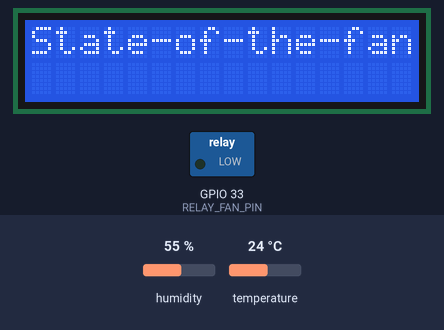
Bench run of a sketch on a simulated ESP32. Parts: 16×2 character LCD, switched loads named in the sketch (green lamp = pin HIGH). Inputs (shaded band) come from the test bench; at power-on: temperature 24 °C, humidity 55 %. WiFi joins after 1.5 s; servers stay silent unless stated; what the sketch prints to the serial monitor is not drawn.

Above: at 1.6 s.
At 4.2 s:
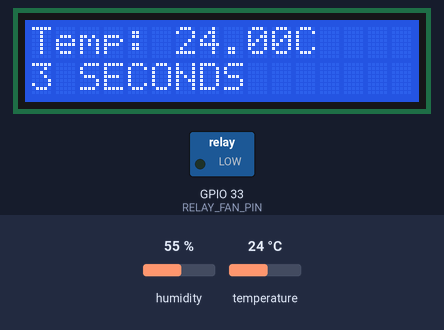
4.3 s: temperature set to 28 °C
At 6.9 s:
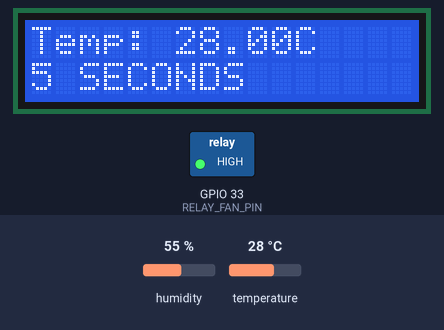
11.3 s: temperature set to 12 °C
At 13.9 s:
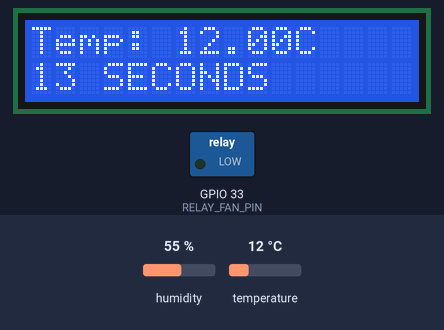
16.8 s: temperature set to 19 °C
At 18.5 s:
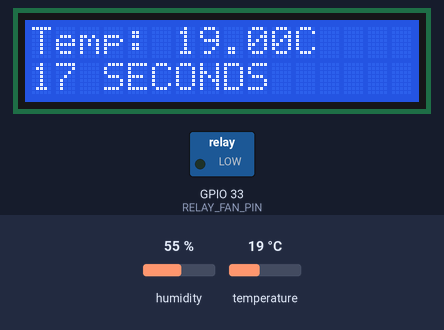
Timing chart, 0 to 20.0 s (numbered marks = the images above; inputs shaded):
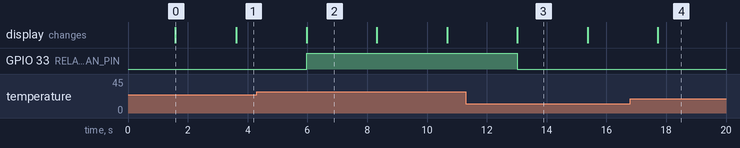

Measured:
- the behaviour switches between 26 and 27 °C on temperature (found by bisection; images 1 and 2)
- after the input at 4.3 s, GPIO 33 (RELAY_FAN_PIN): LOW → HIGH after 1.7 s
- after the input at 11.3 s, GPIO 33 (RELAY_FAN_PIN): HIGH → LOW after 1.7 s
- what the display in image 0 shows lasts 2.0 s, from 1.6 s to 3.6 s
- what the display in image 2 shows lasts 2.3 s, from 6.0 s to 8.3 s

The sketch:

hum-temp-thingspeak.ino
```cpp
#include <WiFi.h>
#include <DHT.h>
#include <ThingSpeak.h>
#include <LiquidCrystal_I2C.h>

#define RELAY_FAN_PIN 33   // GPIO pin connected to relay (adjust as needed for ESP32)
#define DHTPIN 27           // GPIO pin connected to DHT sensor (adjust as needed for ESP32)
#define DHTTYPE DHT11      // DHT11 sensor type

LiquidCrystal_I2C lcd(0x27, 16, 2);

const int TEMP_THRESHOLD_UPPER = 26; // Upper threshold of temperature

DHT dht(DHTPIN, DHTTYPE);

float temp;    // Temperature in Celsius

// Wi-Fi settings
const char* ssid = "netLabs!UG"; // Replace with your Wi-Fi SSID
const char* password = "netLabs!UGPA55"; // Replace with your Wi-Fi password

// ThingSpeak settings
unsigned long myChannelNumber = 2619528; // Replace with your ThingSpeak Channel ID
const char * myWriteAPIKey = "LRYM2G8MTW2YNQ17"; // Replace with your ThingSpeak Write API Key
WiFiClient client;

void setup() {
  Serial.begin(115200); // Initialize serial
  dht.begin();          // Initialize the DHT sensor
  pinMode(RELAY_FAN_PIN, OUTPUT); // Initialize relay pin as an output

  // Connect to Wi-Fi
  WiFi.begin(ssid, password);
  Serial.print("Connecting to Wi-Fi");
  while (WiFi.status() != WL_CONNECTED) {
    delay(500);
    Serial.print(".");
  }
  Serial.println("Connected!");

  // Initialize ThingSpeak
  ThingSpeak.begin(client);

  lcd.init(); // Initialize the LCD
 lcd.backlight(); // Turn on the backlight if your LCD has one

  // Print the message on the LCD
    lcd.print("State-of-the-fan");

}


void loop() {
  // Wait a few seconds between measurements
  delay(2000);

  // Clear the LCD to avoid clutter
    lcd.clear();

  float hum = dht.readHumidity();
  temp = dht.readTemperature();

  // Print temp and humidity values to serial monitor
  Serial.print("Humidity: ");
  Serial.print(hum);
  Serial.print(" %, Temp: ");
  Serial.print(temp);
  Serial.println(" Celsius");

  // LCD 1: Display temperature, humidity, and fan
    lcd.setCursor(0, 0);
    lcd.print("Temp: ");
    lcd.print(temp);
    lcd.print("C");
    lcd.setCursor(0, 1);
     // Write the number of seconds elapsed
    lcd.print(millis() / 1000);
    lcd.print(" SECONDS");

  if (isnan(temp)) {
    Serial.println("Failed to read from DHT sensor!");
  } else if (temp > TEMP_THRESHOLD_UPPER) {
    Serial.println("Temperature is above 26°C. Turning on the fan.");
    digitalWrite(RELAY_FAN_PIN, HIGH); // Turn on the fan
  } else {
    Serial.println("Temperature is below 26°C. Turning off the fan.");
    digitalWrite(RELAY_FAN_PIN, LOW); // Turn off the fan
  }

  // Send data to ThingSpeak
  ThingSpeak.setField(1, temp);
  ThingSpeak.setField(2, hum);
  int x = ThingSpeak.writeFields(myChannelNumber, myWriteAPIKey);
  if (x == 200) {
    Serial.println("Data sent to ThingSpeak successfully!");
  } else {
    Serial.println("Problem sending data. HTTP error code: " + String(x));
  }
}
```
